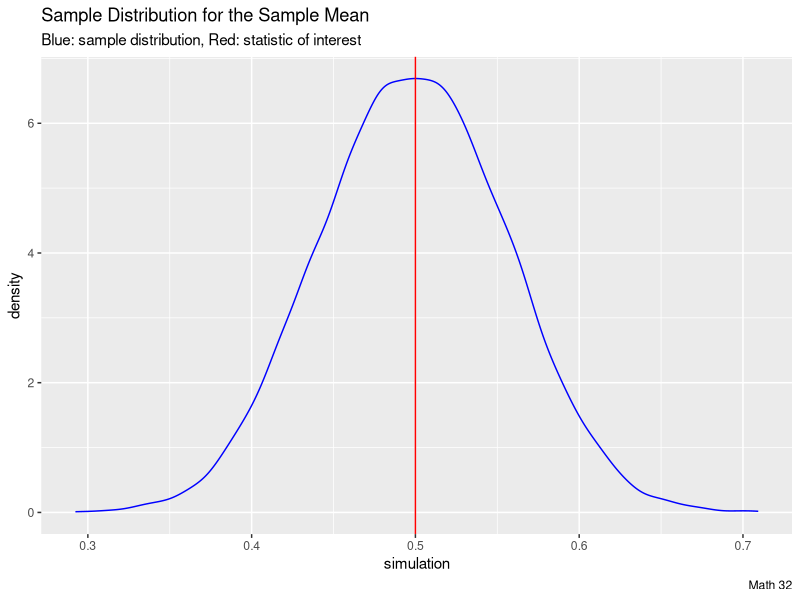
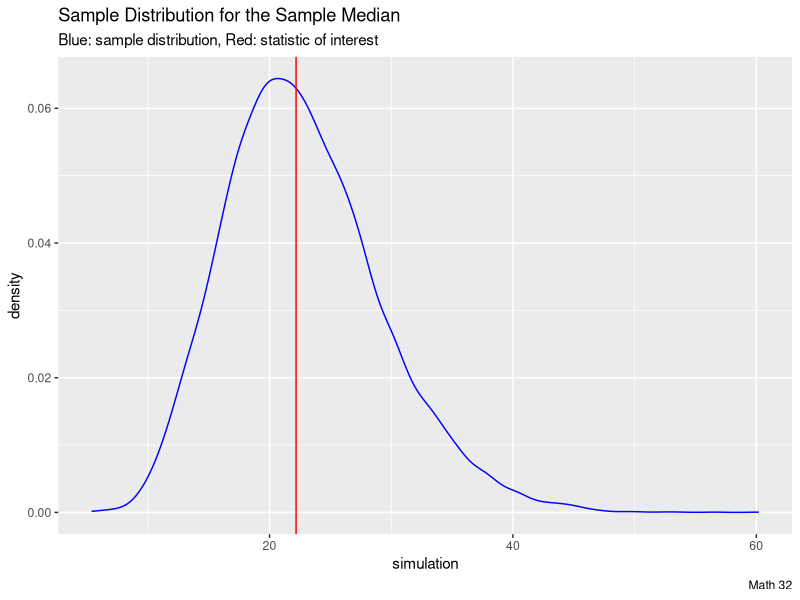
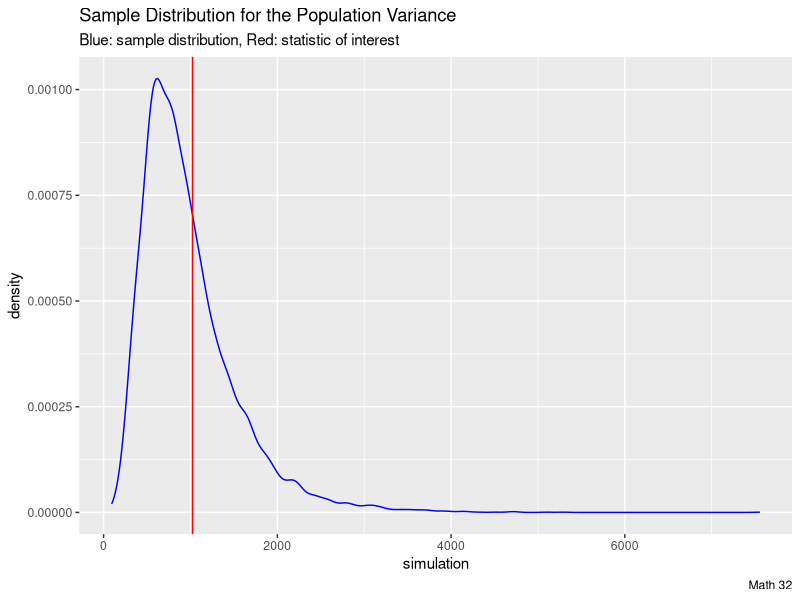
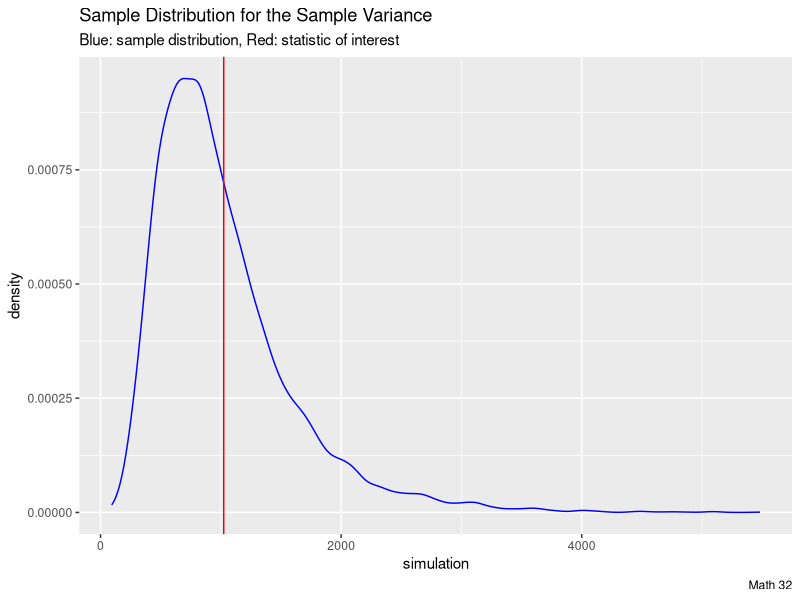
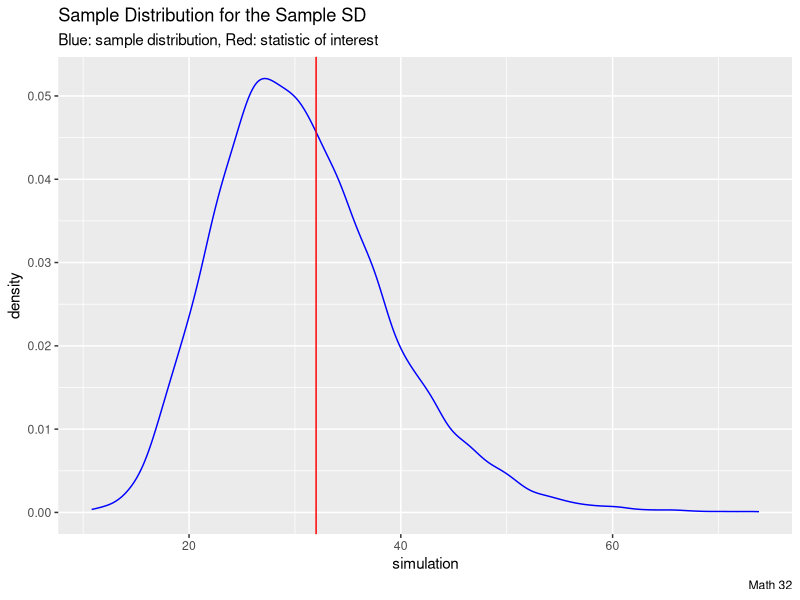

Recreate these plots in R, in order.
## ---- chunk 1
library("ggplot2")

# This randomly generates 25 random numbers between zero and one
one_sample <- runif(25)

# Note that the population variance formula does not have "n - 1"
bad_var <- function(x){
  N <- length(x)
  sigma_squared <- sum( (x - mean(x))^2 ) / N
  sigma_squared #return this number
}

# Note that the sample variance formula does have "n - 1"
good_var <- function(x){
  n <- length(x)
  s_squared <- sum( (x - mean(x))^2 ) / (n-1)
  s_squared #return this number 
}
## ---- chunk 2
true_mean <- 1/2

simulation <- replicate(10000, mean( runif(25) )) #generates 25 random numbers btw 0-1 then means them, repeat 1000 times (mean of means)
df <- data.frame(simulation)

ggplot(df, aes(x = simulation)) +
  geom_density(color = "blue") + 
  geom_vline(xintercept = true_mean, color = "red") +
  labs(title = "Sample Distribution for the Sample Mean",
       subtitle = "Blue: sample distribution, Red: statistic of interest",
       caption = "Math 32")
## ---- chunk 3
true_median <- log(2)*32 #median of continuous exponential distribution ln(2) divided by rate

simulation <- replicate(10000, median( rexp(25,1/32) )) #rexp is exponential distribution 
df <- data.frame(simulation)

ggplot(df, aes(x = simulation)) +
  geom_density(color = "blue") + 
  geom_vline(xintercept = true_median, color = "red") +
  labs(title = "Sample Distribution for the Sample Median",
       subtitle = "Blue: sample distribution, Red: statistic of interest",
       caption = "Math 32")
## ---- chunk 4
true_var <- 32^2 #variance of exp distribution is 1/(lamda^2)

simulation <- replicate(10000, bad_var( rexp(25,1/32) )) 
df <- data.frame(simulation)

ggplot(df, aes(x = simulation)) +
  geom_density(color = "blue") + 
  geom_vline(xintercept = true_var, color = "red") +
  labs(title = "Sample Distribution for the Population Variance",
       subtitle = "Blue: sample distribution, Red: statistic of interest",
       caption = "Math 32")
## ---- chunk 5
true_var <- 32^2 #variance of exp distribution is 1/(lamda^2)

good_var <- function(x){
  n <- length(x)
  s_squared <- sum( (x - mean(x))^2 ) / (n-1)
  s_squared #return this number 
}

simulation <- replicate(10000, good_var( rexp(25,1/32) )) 
df <- data.frame(simulation)

ggplot(df, aes(x = simulation)) +
  geom_density(color = "blue") + 
  geom_vline(xintercept = true_var, color = "red") +
  labs(title = "Sample Distribution for the Sample Variance",
       subtitle = "Blue: sample distribution, Red: statistic of interest",
       caption = "Math 32")
## ---- chunk 6
true_sd <- 32 #standard deviation for exp is mean which is 1/lambda

simulation <- replicate(10000, sqrt(  good_var( rexp(25,1/32) )  )) 
df <- data.frame(simulation)

ggplot(df, aes(x = simulation)) +
  geom_density(color = "blue") + 
  geom_vline(xintercept = true_sd, color = "red") +
  labs(title = "Sample Distribution for the Sample SD",
       subtitle = "Blue: sample distribution, Red: statistic of interest",
       caption = "Math 32")
